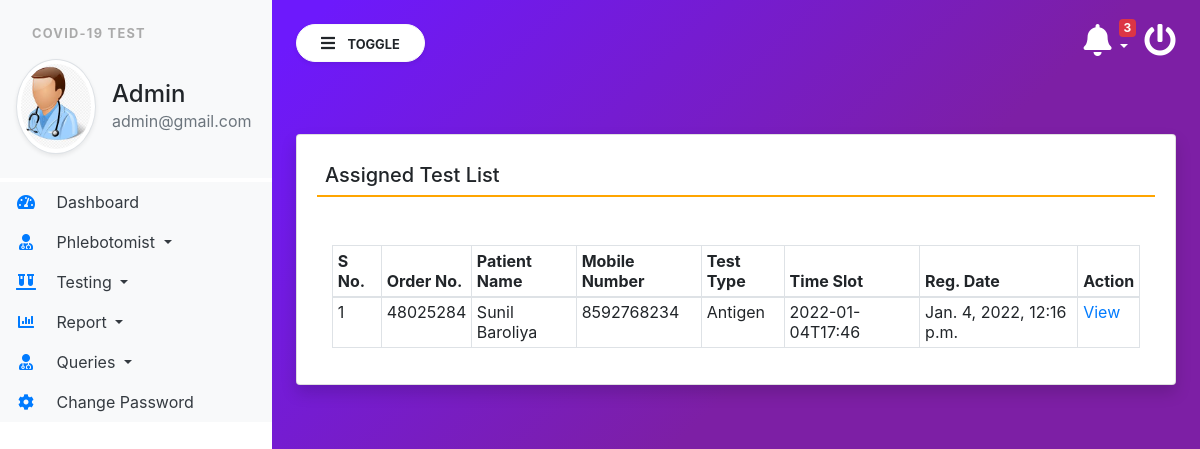
The app's page /AssignedTest (signed in) with its own data.
### covid/models.py (models this page shows, shortened)
class Testrecord(models.Model):
    OrderNumber = models.CharField(max_length=50, null=True)
    patient = models.ForeignKey(Patients,on_delete=models.CASCADE)
    TestType = models.CharField(max_length=250, null=True)
    TestTimeSlot = models.CharField(max_length=150, null=True)
    ReportStatus = models.CharField(max_length=200, null=True)
    FinalReport = models.FileField(null=True,blank=True)
    ReportUploadTime = models.CharField(max_length=150,null=True)
    RegistrationDate = models.DateTimeField(auto_now_add=True)
    phlebotomist = models.ForeignKey(Phlebotomist,on_delete=models.CASCADE, null=True)
    AssignedTime = models.CharField(max_length=150, null=True)

class Patients(models.Model):
    FullName = models.CharField(max_length=150, null=True)
    MobileNumber = models.CharField(max_length=15, null=True)
    DateOfBirth = models.DateField(null=True)
    GovtIssuedId = models.CharField(max_length=150,null=True)
    GovtIssuedIdNo = models.CharField(max_length=150, null=True)
    FullAddress = models.CharField(max_length=350, null=True)
    State = models.CharField(max_length=200, null=True)
    RegistrationDate = models.DateTimeField(auto_now_add=True)

### covid/views.py (the view)
# urls.py: path('AssignedTest',AssignedTest, name='AssignedTest'),
def AssignedTest(request):
    if not request.user.is_authenticated:
        return redirect('admin_login')
    test = Testrecord.objects.filter(ReportStatus='Assigned')
    return render(request, 'AssignedTest.html', locals())

### covid/templatetags/custom_tag.py (called while the page is built)
@register.filter(name = 'notification')
def notification(obj):
    test  = Testrecord.objects.filter(ReportStatus="Not Processed yet")
    return test

@register.simple_tag()
def notificationcount(*args, **kwargs):
    testcount  = Testrecord.objects.filter(ReportStatus="Not Processed yet").count()
    return testcount

### covid/templates/AssignedTest.html
{% extends 'admin_base.html' %}
{% block main  %}
<div class="card shadow mt-5">
    <div class="card-body">
        <h5 class="p-2" style="border-bottom: 2px solid orange;">Assigned Test List</h5>
        <div class="container-fluid mt-5">
            <table class="table table-bordered table-sm" id="example">
                <thead>
                <tr>
                    <th>S No.</th>
                    <th>Order No.</th>
                    <th>Patient Name</th>
                    <th>Mobile Number</th>
                    <th>Test Type</th>
                    <th>Time Slot</th>
                    <th>Reg. Date</th>
                    <th>Action</th>
                </tr>
                </thead>
                <tbody>
                  {% for i in test %}
                <tr>
                    <td>{{forloop.counter}}</td>
                    <td>{{i.OrderNumber}}</td>
                    <td>{{i.patient.FullName}}</td>
                    <td>{{i.patient.MobileNumber}}</td>
                    <td>{{i.TestType}}</td>
                    <td>{{i.TestTimeSlot}}</td>
                    <td>{{i.RegistrationDate}}</td>
                    <td><a href="{% url 'viewTestingDtls' i.id %}" class="text-primary">View</a></td>
                </tr>
                  {% endfor %}
                </tbody>
            </table>
        </div>
    </div>
</div>
{% endblock %}

### covid/templates/admin_base.html (shortened to what this page needs)
{% load static %}
{% load custom_tag %}
<html lang="en">
<head>
    <link rel="stylesheet" href="https://maxcdn.bootstrapcdn.com/bootstrap/4.3.1/css/bootstrap.min.css">
    <link rel="stylesheet" href="https://use.fontawesome.com/releases/v5.6.3/css/all.css"
>
    <link rel="stylesheet" type="text/css" href="{% static 'css/sidebar.css' %}">
</head>
<body>
<div class="vertical-nav bg-white" id="sidebar">
    <div class="py-4 px-3 mb-1 bg-light">
        <p class="font-weight-bold text-uppercase px-3 small dashboard-text">Covid-19 Test</p>
        <div class="media d-flex align-items-center">
            <img src="{% static 'images/admin.jpg' %}" width="80" height="80"
                 class="mr-3 rounded-circle img-thumbnail shadow-sm">
            <div class="media-body">
                <h4 class="mb-0">Admin</h4>
                <p class="text-muted mb-0">{{request.user.email}}</p>
            </div>
        </div>
    </div>
    <ul class="nav flex-column bg-white">
        <li class="nav-item">
            <a href="{% url 'admin_home' %}" class="nav-link text-dark bg-light">
                <i class="fas fa-tachometer-alt fa-fw mr-3 text-primary"></i>
                Dashboard
            </a>
        </li>
        <li class="nav-item dropdown">
            <a class="nav-link dropdown-toggle text-dark bg-light" href="#" id="navbardrop" data-toggle="dropdown">
                <i class="fas fa-user-md mr-3 text-primary fa-fw"></i> Phlebotomist
            </a>
        </li>
        <li class="nav-item dropdown">
            <a class="nav-link dropdown-toggle text-dark bg-light" href="#" id="navbardrop" data-toggle="dropdown">
                <i class="fas fa-vials mr-3 text-primary fa-fw"></i> Testing
            </a>
        </li>
        <li class="nav-item dropdown">
            <a class="nav-link dropdown-toggle text-dark bg-light" href="#" id="navbardrop" data-toggle="dropdown">
                <i class="fas fa-chart-bar mr-3 text-primary fa-fw"></i> Report
            </a>
        </li>
        <li class="nav-item dropdown">
            <a class="nav-link dropdown-toggle text-dark bg-light" href="#" id="navbardrop" data-toggle="dropdown">
                <i class="fas fa-user-md mr-3 text-primary fa-fw"></i> Queries
            </a>
        </li>
        <li class="nav-item">
            <a href="{% url 'changePassword' %}" class="nav-link text-dark bg-light">
                <i class="fas fa-cog mr-3 text-primary fa-fw"></i>
                Change Password
            </a>
        </li>
    </ul>
</div>
<div class="page-content p-4" id="content">
    <a href="/logout" title="logout" class="float-right text-white"><i class="fas fa-power-off fa-2x"></i></a>
    <div class="container">
        <div class="dropdown">
    <a href="" class="float-right text-white pr-3 dropdown-toggle" id="menu1" data-toggle="dropdown"><span class="badge badge-danger">{% notificationcount %}</span><i class="fas fa-bell fa-2x"> </i>
    </a>
    </div>
        </div>
    <button id="sidebarCollapse" type="button" class="btn btn-light bg-white rounded-pill shadow-sm px-4 mb-4">
        <i class="fas fa-bars mr-2"></i>
        <small class="text-uppercase font-weight-bold">Toggle</small>
    </button>
    {% block main %}
    {% endblock %}
</div>
</body>
</html>

### covid/static/css/sidebar.css (style rules this page uses)
body { background-image : linear-gradient(135.9deg,rgba(109,25,252,1) 16.4%,rgba(125,31,165,1) 56.1%); min-height:100vh; }
.vertical-nav { min-width : 17rem; width : 17rem; height:100vh; position:fixed; top:0; left:0; transition: all 0.4s; }
.page-content { width:calc(100% - 17rem); margin-left:17rem; transition:all 0.4s; }
.dashboard-text { letter-spacing : 0.1em; color : #aaa; }
.badge { position: absolute; top: -5px; right: 25px; }

### records on screen
Testrecord: OrderNumber "48025284", patient.FullName "Sunil Baroliya", patient.MobileNumber "8592768234", TestType "Antigen", TestTimeSlot "2022-01-04T17:46", RegistrationDate "Jan. 4, 2022, 12:16 p.m."

### other values on screen
{{ request.user.email }} "admin@gmail.com"
